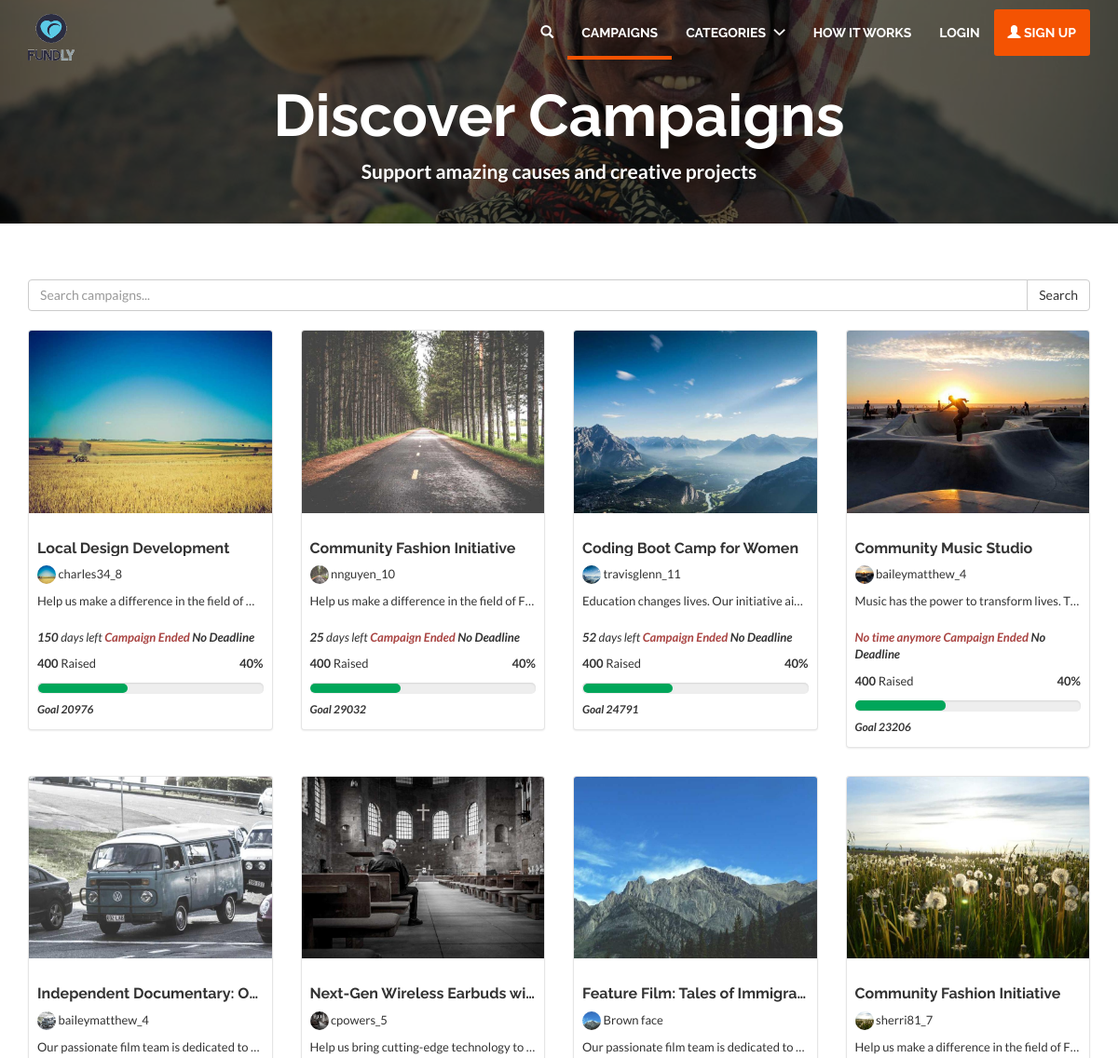
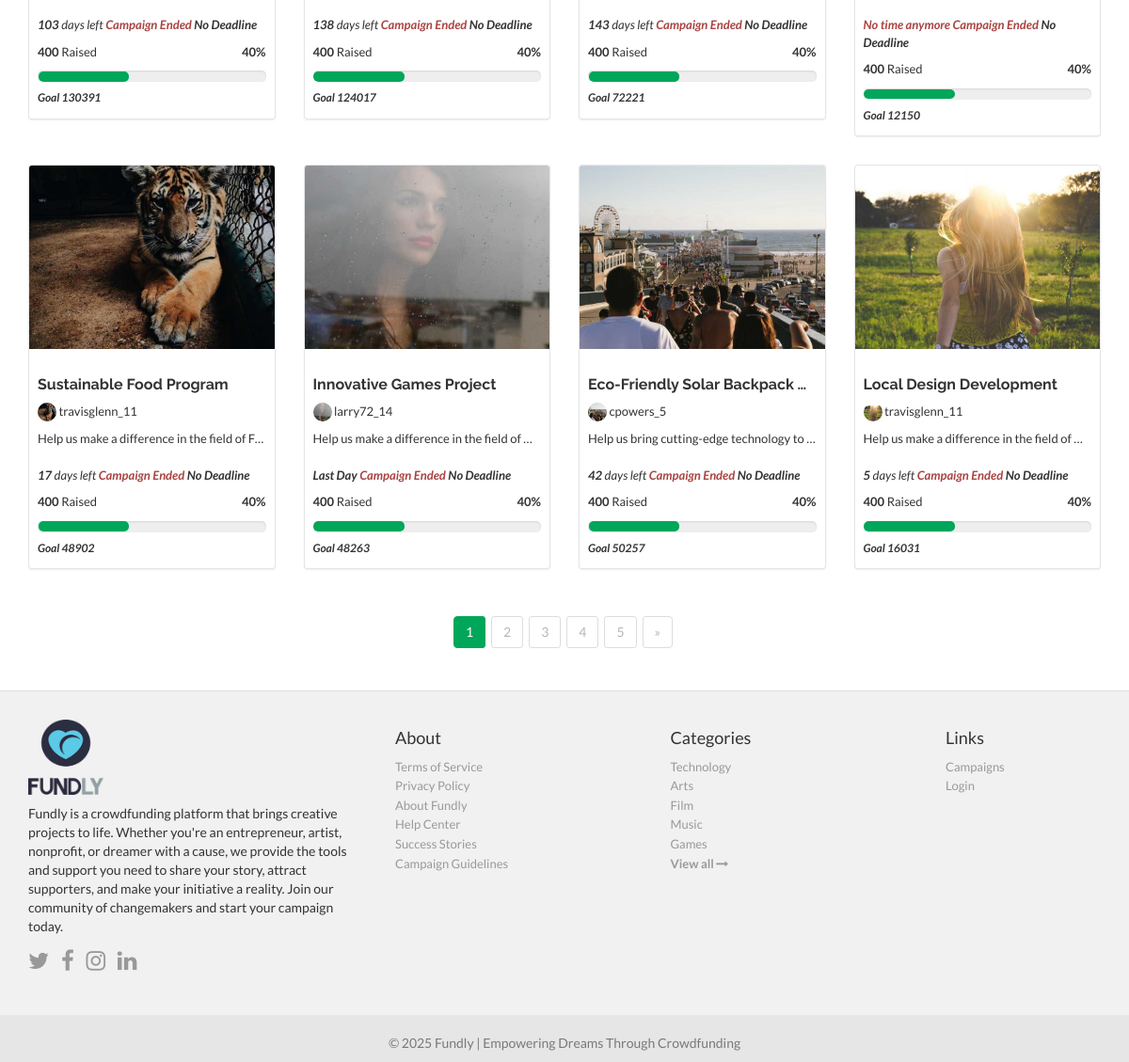
Page /campaign/campaigns/ on the committed database (2 pictures, top to bottom).
### campaign/models.py (models this page shows, shortened)
class Campaign(models.Model):
    id = models.UUIDField(primary_key=True, default=uuid.uuid4, editable=False)
    title = models.CharField(max_length=255)
    description = models.TextField()
    user = models.ForeignKey(User, on_delete=models.DO_NOTHING)
    category = models.ForeignKey(Category, on_delete=models.CASCADE)
    date = models.DateTimeField(default=now, blank=True)
    status = models.CharField(max_length=20, default="pending")
    image = models.ImageField(upload_to="campaigns")
    goal = models.IntegerField()
    location = models.CharField(max_length=150)
    deadline = models.DateField()
    def image_url(self):
        return self.image.url if self.image else "https://placehold.co/600x400?text=No+Image"
    def days_remaining(self):
        delta = self.deadline - datetime.now().date()
        return delta.days

### accounts/models.py (models this page shows, shortened)
class User(AbstractUser):
    username = models.CharField(
        "username",
        max_length=50,
        unique=True,
        help_text="Required. 50 characters or fewer. Letters, digits and @/./+/-/_ only.",
        error_messages={
            "unique": "A user with this username already exists.",
        },
    )
    email = models.EmailField(
        unique=True,
        blank=False,
        error_messages={
            "unique": "A user with this email already exists.",
        },
    )
    status = models.CharField(max_length=20, default="active")
    avatar = models.ImageField(upload_to="avatars/", null=True, blank=True)
    country = models.ForeignKey(Country, on_delete=models.SET_NULL, null=True)
    USERNAME_FIELD = "email"
    REQUIRED_FIELDS = ["username"]

### core/models.py (models this page shows, shortened)
class Category(models.Model):
    name = models.CharField(max_length=50, unique=True)
    slug = models.CharField(max_length=100, unique=True)
    image = models.ImageField(upload_to='categories', default="default.png")

### campaign/views.py (the view, shortened to what this page needs)
# urls.py: path('campaigns/', CampaignListView.as_view(), name='campaign-list'),
class CampaignListView(ListView):
    model = Campaign
    template_name = "campaigns/list.html"
    context_object_name = "campaigns"
    paginate_by = 12  # Show 12 campaigns per page
    def get_queryset(self):
        queryset = Campaign.objects.prefetch_related("user").order_by('-date')
        query = self.request.GET.get('q')
        return queryset
    def get_context_data(self, **kwargs):
        context = super().get_context_data(**kwargs)
        context['search_term'] = self.request.GET.get('q', '')
        return context

### core/context_processors.py (called while the page is built)
def categories(request):
    cats = Category.objects.prefetch_related("campaign_set").all()[:5]
    return {'categories': cats}

### templates/campaigns/list.html (shortened to what this page needs)
{% extends 'base.html' %}
{% load static %}
{% load humanize %}
{% block content %}
<div class="jumbotron md index-header jumbotron_set jumbotron-cover">
    <div class="container wrap-jumbotron position-relative">
        <h1 class="title-site">Discover Campaigns</h1>
        <p class="subtitle-site"><strong>Support amazing causes and creative projects</strong></p>
    </div>
</div>
<div class="container margin-bottom-40">
    <div class="row">
        <div class="col-md-12 margin-top-20 margin-bottom-20">
            <form method="get" action="">
                <div class="input-group">
                    <input type="text" name="q" class="form-control" placeholder="Search campaigns..."
                           value="{{ request.GET.q|default:'' }}">
                    <span class="input-group-btn">
                        <button class="btn btn-default" type="submit">Search</button>
                    </span>
                </div>
            </form>
        </div>
        <div class="col-md-12">
            <div class="row">
                {% if campaigns %}
                    {% for campaign in campaigns %}
                        {% include 'includes/campaign.html' with campaign=campaign %}
                    {% endfor %}
                {% endif %}
            </div>
            {% if is_paginated %}
            <div class="text-center margin-top-20">
                <ul class="pagination">
                    {% for num in page_obj.paginator.page_range %}
                        {% if page_obj.number == num %}
                            <li class="active"><span>{{ num }}</span></li>
                        {% else %}
                            <li><a href="?page={{ num }}">{{ num }}</a></li>
                        {% endif %}
                    {% endfor %}
                    {% if page_obj.has_next %}
                        <li><a href="?page={{ page_obj.next_page_number }}">&raquo;</a></li>
                    {% endif %}
                </ul>
            </div>
            {% endif %}
        </div>
    </div>
</div>
{% endblock %}

### templates/includes/campaign.html (shortened to what this page needs)
<div class="col-xs-12 col-sm-6 col-md-3 col-thumb">
    <div class="thumbnail padding-top-zero">
        <a class="position-relative btn-block img-grid" href="#">
            <img title="{{ campaign.title }}" src="{{ campaign.image_url }}" class="image-url img-responsive btn-block radius-image"/>
        </a>
        <div class="caption">
            <h1 class="title-campaigns font-default">
                <a title="{{ campaign.title }}" class="item-link" href="{% url 'campaign:campaign-detail' campaign.id %}">
                    {{ campaign.title }}
                </a>
            </h1>
            <p class="desc-campaigns">
                {% if campaign.user %}
                    <img src="{{ campaign.image_url }}" width="20" height="20" class="img-circle avatar-campaign"/> {{ campaign.user.username }}
                {% else %}
                    <img src="" width="20" height="20" class="img-circle avatar-campaign"/> User not available
                {% endif %}
            </p>
            <p class="desc-campaigns text-overflow">
                {{ campaign.description.strip|safe }}
            </p>
            <p class="desc-campaigns">
              <span class="stats-campaigns margin-bottom-zero">
                <em>
                  {% if campaign.deadline %}
                      {% if campaign.days_remaining > 0 %}
                          <strong>{{ campaign.days_remaining }}</strong> days left
                      {% elif campaign.days_remaining == 0 %}
                          <strong>Last Day</strong>
                      {% else %}
                          <strong class="text-danger">No time anymore</strong>
                      {% endif %}
                  {% endif %}
                    <strong class="text-danger">Campaign Ended</strong>
                    <strong>No Deadline</strong>
                </em>
              </span>
                <span class="stats-campaigns">
                    <span class="pull-left">
                        <strong>400</strong>
                        Raised
                    </span>
                    <span class="pull-right">
                        <strong>40%</strong>
                    </span>
                </span>
                <span class="progress">
                    <span class="percentage" style="width: 40%" aria-valuemin="0" aria-valuemax="100" role="progressbar"></span>
                </span>
            </p>
            <h6 class="margin-bottom-zero">
                <em><strong>Goal {{ campaign.goal }}</strong></em>
            </h6>
        </div>
    </div>
</div>

### templates/includes/footer.html
{% load static %}
<footer class="footer-main">
    <div class="container">
        <div class="row">
            <div class="col-md-4">
                <a href="{% url 'core:home' %}">
                    <img src="{% static 'img/logo.png' %}" style="height: 80px; width: 80px"/>
                </a>
                <p class="margin-tp-xs">Fundly is a crowdfunding platform that brings creative projects to life.
                    Whether you're an entrepreneur, artist, nonprofit, or dreamer with a cause, we provide the tools
                    and support you need to share your story, attract supporters, and make your initiative a reality.
                    Join our community of changemakers and start your campaign today.</p>
                <ul class="list-inline">
                    <li><a href="https://www.twitter.com/fundly" class="ico-social"><i class="fa fa-twitter"></i></a></li>
                    <li><a href="https://www.facebook.com/fundly" class="ico-social"><i class="fa fa-facebook"></i></a></li>
                    <li><a href="https://www.instagram.com/fundly" class="ico-social"><i class="fa fa-instagram"></i></a></li>
                    <li><a href="https://www.linkedin.com/company/fundly" class="ico-social"><i class="fa fa-linkedin"></i></a></li>
                </ul>
            </div>
            <div class="col-md-3 margin-tp-xs">
                <h4 class="margin-top-zero">About</h4>
                <ul class="list-unstyled">
                    <li><a class="link-footer" href="#">Terms of Service</a></li>
                    <li><a class="link-footer" href="#">Privacy Policy</a></li>
                    <li><a class="link-footer" href="#">About Fundly</a></li>
                    <li><a class="link-footer" href="#">Help Center</a></li>
                    <li><a class="link-footer" href="#">Success Stories</a></li>
                    <li><a class="link-footer" href="#">Campaign Guidelines</a></li>
                </ul>
            </div>
            <div class="col-md-3 margin-tp-xs">
                <h4 class="margin-top-zero">Categories</h4>
                <ul class="list-unstyled">
                    {% for category in categories %}
                        <li><a class="link-footer" href="{% url 'core:campaigns-by-category' category.id %}">{{ category.name }}</a></li>
                    {% endfor %}
                    <li><a class="link-footer" href="{% url 'core:categories' %}">
                        <strong>View all <i class="fa fa-long-arrow-right"></i></strong>
                    </a></li>
                </ul>
            </div>
            <div class="col-md-2 margin-tp-xs">
                <h4 class="margin-top-zero">Links</h4>
                <ul class="list-unstyled">
                    <li>
                        <a class="link-footer" href="#">Campaigns</a>
                    </li>
                    <li>
                        <a class="link-footer" href="{% url 'accounts:login' %}">Login</a>
                    </li>
                </ul>
            </div>
        </div>
    </div>
</footer>
<footer class="subfooter">
    <div class="container">
        <div class="row">
            <div class="col-md-12 text-center padding-top-20">
                <p>&copy; {% now "Y" %} Fundly | Empowering Dreams Through Crowdfunding</p>
            </div>
        </div>
    </div>
</footer>

### static/css/main.css (style rules this page uses)
html, body { height: 100%; }
li { list-style:none; }
input, button, textarea { outline: none; border: none; }
a, a:focus, a:active, select, button, button:active, button:focus, .btn:focus, .btn:active:focus, .btn.active:focus, .btn.focus, .btn:active.focus, .btn.active.focus, input { outline: none; }
body a { color: #f45302; }
.font-default { font-family: "Raleway",Helvetica,Arial,sans-serif; }
.text-overflow { overflow: hidden; white-space: nowrap; text-overflow: ellipsis; }
.margin-bottom-zero { margin-bottom: 0 !important; }
.margin-top-zero { margin-top: 0 !important; }
.padding-top-zero { padding-top: 0 !important; }
.margin-top-20 { margin-top: 20px !important; }
.margin-bottom-20 { margin-bottom: 20px !important; }
.margin-bottom-40 { margin-bottom: 40px !important; }
.padding-top-20 { padding-top: 20px !important; }
body { font-family: "Lato", Helvetica, Arial, sans-serif; background-color: #FFF; }
.index-header { background: url('../img/header.jpg') no-repeat center center #D1D1D1; background-size: cover; position:relative; }
h1 { font-weight: bold; white-space: nowrap; text-overflow: ellipsis; overflow: hidden; }
a.item-link, a:hover.item-link, a:active.item-link, a:focus.item-link { color: #333; }
.link-footer { font-size: 13px; color: #999; }
.footer-main { width: 100%; background-color: #F1F1F1; padding: 30px 0; border-top: 1px solid #ddd; }
.subfooter { background-color: #e6e6e6; color: #797979; }
.margin-tp-xs { margin-top: 10px; }
.ico-social { font-size: 24px; color: #999; }
.col-thumb { margin-bottom: 10px; }
.position-relative { position: relative; }
@media (min-width: 768px) { .jumbotron.md { padding: 70px 0 25px; } }
.jumbotron_set { margin-bottom: 40px; }
@media screen and (min-width: 768px) { .jumbotron { padding: 150px 0; } }
h1.title-site, h2.title-site { font-family: "Raleway",Helvetica,Arial,sans-serif; color: #FFF; text-overflow: inherit; overflow: visible; white-space: normal; font-weight: bold; margin-top: 20px !important; text-align: center; }
.subtitle-site { color: #FFF; text-align: center; }
.jumbotron-cover:before { content: ''; position: absolute; width: 100%; height: 100%; background: rgba(5,5,5,.6); left: 0; top: 0; }
body input { box-shadow: none !important; -webkit-box-shadow: none !important; -moz-box-shadow: none !important; }
.thumbnail { padding: 5px 0; border-color: rgba(0,0,0,.1) !important; -webkit-box-shadow: 0 1px 2px rgba(0,0,0,0.07); -moz-box-shadow: 0 1px 2px rgba(0,0,0,0.07); box-shadow: 0 1px 2px rgba(0,0,0,0.07); }
.radius-image { border-top-left-radius: 3px; border-top-right-radius: 3px; }
.title-campaigns { font-size: 16px; }
.desc-campaigns { font-size: 13px; }
.progress { background-color: #eee; border: 0 solid #d1d5d6; height: 12px; margin-bottom: .625rem; padding: .0625rem; border-radius: 5px; width: 100%; display: block; }
.percentage { background: #00a65a; display: block; height: 100%; float: left; width: 0; border-radius: 5px; }
.stats-campaigns { display: block; float: left; width: 100%; margin: 10px 0; }
.pagination { margin: 0 auto !important; display: table; }
.pagination > li > a, .pagination > li > span { position: relative; float: left; padding: 6px 12px; line-height: 1.42857143; color: #b6b6b6; text-decoration: none; background-color: #fff; border: 1px solid #ddd; margin: 0 3px 5px; border-radius: 3px }
.pagination > .active > a, .pagination > .active > span, .pagination > .active > a:hover, .pagination > .active > span:hover, .pagination > .active > a:focus, .pagination > .active > span:focus { z-index: 3; color: #fff; cursor: default; background-color: #00a65a; border-color: #00a65a; }
.avatar-campaign { vertical-align: bottom; }

### rows in the picture
Campaign: image_url (picture), title "Local Design Development", user.username "charles34_8", description.strip "Help us make a difference in the field of…", days_remaining "150", goal "20976"
Campaign: image_url (picture), title "Community Fashion Initiative", user.username "nnguyen_10", description.strip "Help us make a difference in the field of F…", days_remaining "25", goal "29032"
Campaign: image_url (picture), title "Coding Boot Camp for Women", user.username "travisglenn_11", description.strip "Education changes lives. Our initiative ai…", days_remaining "52", goal "24791"
Campaign: image_url (picture), title "Community Music Studio", user.username "baileymatthew_4", description.strip "Music has the power to transform lives. T…", deadline "No time anymore", goal "23206"
Campaign: image_url (picture), title "Independent Documentary: O…", user.username "baileymatthew_4", description.strip "Our passionate film team is dedicated to…", days_remaining "103", goal "130391"
Campaign: image_url (picture), title "Next-Gen Wireless Earbuds wi…", user.username "cpowers_5", description.strip "Help us bring cutting-edge technology to…", days_remaining "138", goal "124017"
Campaign: image_url (picture), title "Feature Film: Tales of Immigra…", user.username "Brown face", description.strip "Our passionate film team is dedicated to…", days_remaining "143", goal "72221"
Campaign: image_url (picture), title "Community Fashion Initiative", user.username "sherri81_7", description.strip "Help us make a difference in the field of F…", deadline "No time anymore", goal "12150"
Campaign: image_url (picture), title "Sustainable Food Program", user.username "travisglenn_11", description.strip "Help us make a difference in the field of F…", days_remaining "17", goal "48902"
Campaign: image_url (picture), title "Innovative Games Project", user.username "larry72_14", description.strip "Help us make a difference in the field of G…", deadline "Last Day", goal "48263"
Campaign: image_url (picture), title "Eco-Friendly Solar Backpack…", user.username "cpowers_5", description.strip "Help us bring cutting-edge technology to…", days_remaining "42", goal "50257"
Campaign: image_url (picture), title "Local Design Development", user.username "travisglenn_11", description.strip "Help us make a difference in the field of…", days_remaining "5", goal "16031"
Category: name "Technology"
Category: name "Arts"
Category: name "Film"
Category: name "Music"
Category: name "Games"

### other values in the picture
{{ num }} "1"
{{ num }} "2" "3" "4" "5"
